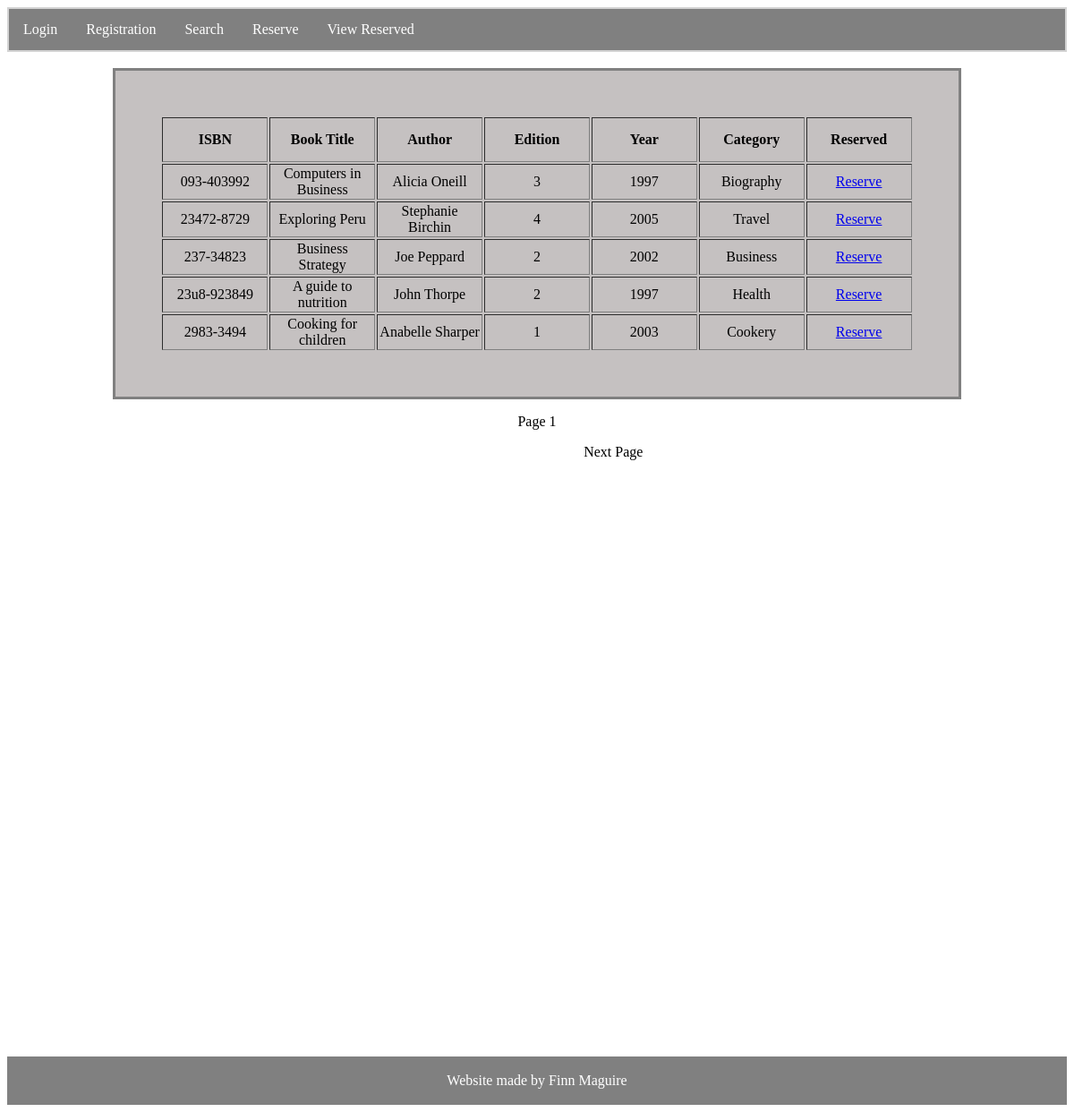
The page /reserve.php (signed in) on the database its author committed.
### tables this page shows
CREATE TABLE `books` (
  `ISBN` varchar(20) NOT NULL,
  `BookTitle` varchar(30) NOT NULL,
  `Author` varchar(30) NOT NULL,
  `Edition` int(2) NOT NULL,
  `Year` int(4) NOT NULL,
  `Category` varchar(3) NOT NULL,
  `Reserved` varchar(1) NOT NULL
);

CREATE TABLE `categories` (
  `CategoryID` varchar(3) NOT NULL,
  `CategoryName` varchar(20) NOT NULL
);

### reserve.php (the view, shortened to what this page needs)
<html>
    <head>
        <link rel = "stylesheet" type = "text/css" href = "site.css">
    </head>
    <body>
        <nav>
            <ul>
                <li> <a href = "login.php" > Login </a> </li>
                <li> <a href = "registration.php" > Registration </a> </li>
                <li> <a href = "search.php?pagenum=1" > Search </a> </li>
                <li> <a href = "reserve.php" > Reserve </a> </li>
                <li> <a href = "viewreserved.php" > View Reserved </a> </li>
            </ul>
        </nav>
        <br>
<?php
include "db.php";
if (isset($_GET['pagenum']) && $_GET['pagenum']!= "")
{
    $pageNum = $_GET['pagenum'];
}
else
{
    $pageNum = 1;
}
$displayPage = 5;
$newPage = ($pageNum - 1) * $displayPage;
$totalPages = Pagination($conn, $displayPage);
$sql = "SELECT * FROM books WHERE Reserved = 'N' LIMIT $newPage, $displayPage";
$result = $conn->query($sql);
if (isset($result))
{
    if ($result != false && $result-> num_rows > 0)
    {
        echo "<table class = 'table' border='1'>";
        echo "<tr class = 'table'><th>ISBN</th>
            <th>Book Title</th>
            <th>Author</th>
            <th>Edition</th>
            <th>Year</th>
            <th>Category</th>
            <th>Reserved</th>";
        while ($row = $result->fetch_assoc())
        {
            echo "<tr><td>";
            echo $row["ISBN"];
            echo "</td><td>";
            echo $row["BookTitle"];
            echo "</td><td>";
            echo $row["Author"];
            echo "</td><td>";
            echo $row["Edition"];
            echo "</td><td>";
            echo $row["Year"];
            echo "</td><td>";
            $CategoryList = "SELECT CategoryName FROM Categories WHERE CategoryID = '$row[Category]'";
            $result1 = $conn->query($CategoryList);
            $row1 = $result1->fetch_assoc();
            echo $row1["CategoryName"];
            echo "</td><td>";
            echo '<a class = "btn btn-success" href = "reserve.php?ISBN=' . $row['ISBN'] . '&Username='.$_SESSION['Name'].'"> Reserve </a> </td>';
            echo "</tr\n>";
        }
        echo "</table>";
        displayPagination($pageNum, $totalPages);
    }
    else
    {
        echo "<p class = 'message'> There are currently no books available to reserve </p> <br>";
    }
}
function Pagination($conn, $displayPage)
{
    $sql = "SELECT COUNT(*) As totalRows FROM Books WHERE Reserved = 'N'";
    $result = $conn->query($sql);
    $totalRows = $result->fetch_assoc();
    $totalRows = $totalRows['totalRows'];
    $totalPages = ceil ($totalRows / $displayPage);
    return $totalPages;
}
function displayPagination($pageNum, $totalPages)
{
    $next = $pageNum + 1;
    if ($totalPages != 0)
    {
        echo "<p id = 'pageNum'>Page $pageNum</p>";
        if ($pageNum != $totalPages)
        {
            echo "<a class = 'next' href='?". http_build_query($_GET) ."&pagenum=$next'>Next Page</a>";
        }
    }
}
?>
<footer>
  <p>Website made by Finn Maguire</p>
</footer>
</body>
</html>

### site.css (style rules this page uses)
.table { table-layout: fixed; border: grey solid; width: 80%; height: 50px; text-align: center; margin: auto; background:rgb(197, 193, 193); padding:50px; }
nav { text-align: center; border: 2px lightgrey solid; }
ul { list-style-type: none; margin: 0; padding: 0; overflow: hidden; background-color: grey; }
li { float: left; }
li a { display: block; color: white; text-align: center; padding: 14px 16px; text-decoration: none; }
footer { margin-top: 700px; text-align: center; padding: 2px; background-color: grey; color: white; }
.next { display: block; float:right; padding-right: 40%; color: black; text-align: center; text-decoration: none; margin:auto; }
#pageNum { text-align: center; }

### rows shown on the page
books: ISBN "093-403992", BookTitle "Computers in Business", Author "Alicia Oneill", Edition "3", Year "1997", Category.CategoryName "Biography"
books: ISBN "23472-8729", BookTitle "Exploring Peru", Author "Stephanie Birchin", Edition "4", Year "2005", Category.CategoryName "Travel"
books: ISBN "237-34823", BookTitle "Business Strategy", Author "Joe Peppard", Edition "2", Year "2002", Category.CategoryName "Business"
books: ISBN "23u8-923849", BookTitle "A guide to nutrition", Author "John Thorpe", Edition "2", Year "1997", Category.CategoryName "Health"
books: ISBN "2983-3494", BookTitle "Cooking for children", Author "Anabelle Sharper", Edition "1", Year "2003", Category.CategoryName "Cookery"

### other values the page prints
$pageNum "1"
